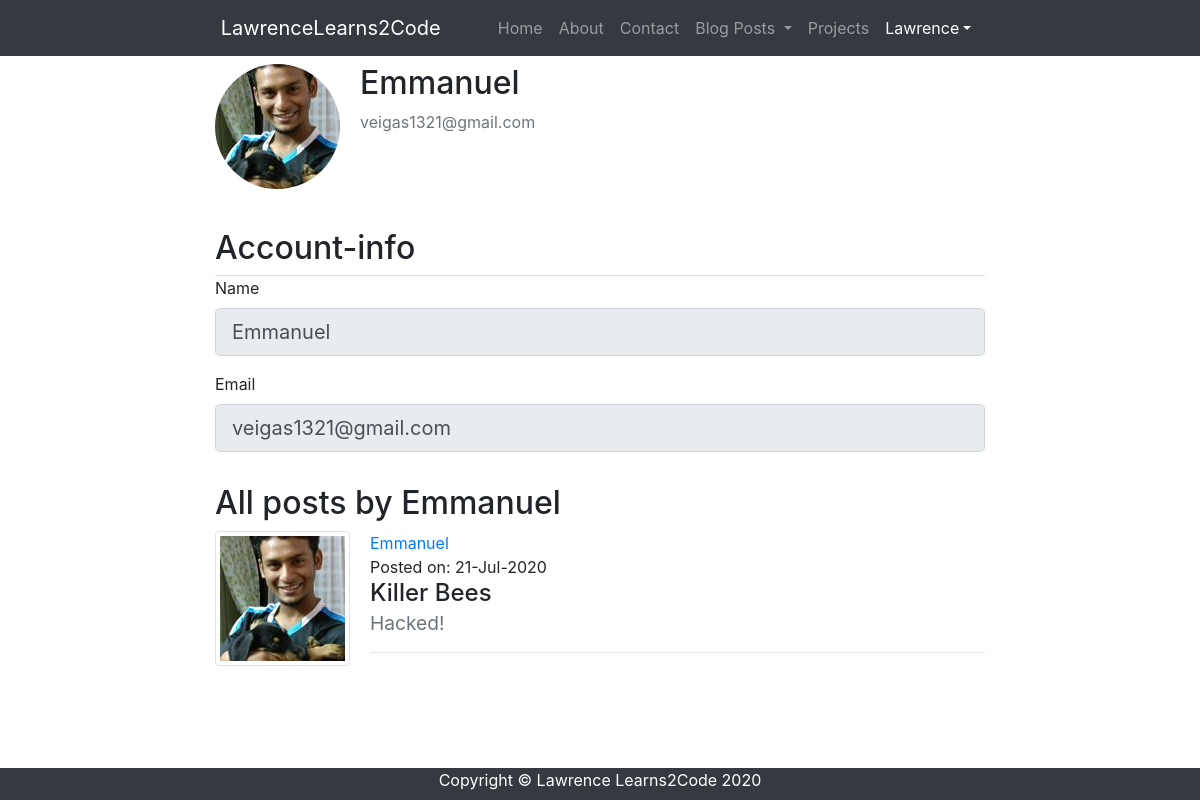
Page /account/2/ (signed in) on the committed database.
### lawrencelearns2code/models.py (models this page shows, shortened)
class User(db.Model, UserMixin):
    id = db.Column(db.Integer, primary_key=True)
    username = db.Column(db.String(20), unique=True, nullable=False)
    email = db.Column(db.String(120), unique=True, nullable=False)
    image_file = db.Column(db.String(20), nullable=False, default='default.jpg')
    password = db.Column(db.String(60), nullable=False)
    posts = db.relationship('Post', backref='author', lazy=True)

class Post(db.Model):
    id = db.Column(db.Integer, primary_key=True)
    title = db.Column(db.String(100), nullable=False)
    date_posted = db.Column(db.DateTime, nullable=False, default=datetime.utcnow)
    subtitle = db.Column(db.String(150), nullable=False)
    content = db.Column(db.Text, nullable=False)
    user_id = db.Column(db.Integer, db.ForeignKey('user.id'), nullable=False)

### lawrencelearns2code/routes.py (the view)
@app.route('/account/<user_id>/', methods=['GET','POST'])
@login_required
def account(user_id):
    form = UpdateAccountForm()
    user = User.query.get_or_404(user_id)
    posts = Post.query.filter_by(user_id=user.id).order_by(desc('date_posted')).all()
    image_file = create_image_link(user.image_file)
    form.username.render_kw = {'readonly':'true'}
    form.email.render_kw = {'readonly':'true'}
    form.picture.render_kw = {'hidden':'true'}
    form.submit.render_kw = {'hidden':'true'}
    if request.method == 'GET':
        form.username.data = user.username
        form.email.data = user.email
    return render_template('account.html', image_file=image_file, form=form, user=user, posts=posts)

### lawrencelearns2code/forms.py (shortened to what this page needs)
class UpdateAccountForm(FlaskForm):
    username = StringField('Name', validators=[DataRequired(), Length(2,20)])
    email = StringField('Email', validators=[DataRequired(), Email()])
    picture = FileField('Update Profile Picture', validators=[FileAllowed(['jpg', 'png', 'jpeg'])])
    submit = SubmitField('Update')

### lawrencelearns2code/models.py (called while the page is built)
@login_manager.user_loader
def load_user(user_id):
    return User.query.get(int(user_id))

### lawrencelearns2code/routes.py (called while the page is built)
def create_image_link(fn, blog=0):
    if blog==1:
        return url_for('static',filename='images/blog-pictures/' + fn)
    elif blog==0:
        return url_for('static',filename='images/profile-pictures/' + fn)

### lawrencelearns2code/templates/account.html (shortened to what this page needs)
{% extends "layout.html" %}
{% block stylesheet %}
  <link rel="stylesheet" href="{{ url_for('static', filename='vendor/cropperjs/cropper.css') }}">
{% endblock stylesheet %}
{% block content %}
    <div class="content-section my-2">
      <div class="media">
        <label data-toggle='tooltip' id="editPic">
            <figure class="figure">
                <img class="rounded-circle account-img" src="{{ image_file }}" id="avatar">
            </figure>
        </label>
        <div class="media-body">
          <h2 class="account-heading">{{ user.username }}</h2>
          <p class="text-secondary">{{ user.email }}</p>
        </div>
      </div>
        <form method="POST" action="" enctype="multipart/form-data">
            <fieldset class="form-group">
                <div class="border-bottom">
                    <h2 class="d-inline-block">
                        Account-info
                    </h2>
                </div>
                <div class="form-group">
                    {{ form.username.label(class="form-control-label") }}
                    {% if form.username.errors %}
                        {{ form.username(class="form-control form-control-lg is-invalid") }}
                        <div class="invalid-feedback">
                            {% for error in form.username.errors %}
                                <span>{{ error }}</span>
                            {% endfor %}
                        </div>
                    {% else %}
                        {{ form.username(class="form-control form-control-lg") }}
                    {% endif %}
                </div>
                <div class="form-group">
                    {{ form.email.label(class="form-control-label") }}
                    {% if form.email.errors %}
                        {{ form.email(class="form-control form-control-lg is-invalid") }}
                        <div class="invalid-feedback">
                            {% for error in form.email.errors %}
                                <span>{{ error }}</span>
                            {% endfor %}
                        </div>
                    {% else %}
                        {{ form.email(class="form-control form-control-lg") }}
                    {% endif %}
                </div>
            </fieldset>
        </form>
        {% if 'update_account' not in request.endpoint %}
        <h2>All posts by {{ user.username }}</h2>
        {% endif %}
        {% for post in posts %}
            <div class="media">
                <a href="{{url_for('read_post', pid=post.id, uid=post.user_id)}}">
                    <img id="avatar" class="img-thumbnail account-img" src="{{ image_file }}">
                </a>
                <div class="media-body">
                    <div class="m-0">
                        <a href="{{url_for('account', user_id=post.user_id)}}" class="float-left">{{post.author.username}}</a>
                    </div>
                    <div class="m-0">
                        <p class="mb-0">Posted on: {{post.date_posted.strftime('%d-%b-%Y')}}</p>
                        <a href="{{url_for('read_post', pid=post.id, uid=post.user_id, title=post.title)}}" style="color: inherit;">
                            <h4>
                                {{post.title}}</br>
                                <small class="text-muted">
                                    {{post.subtitle}}
                                </small>
                            </h4>
                        </a>
                        <hr>
                    </div>
                </div>
            </div>
        {% endfor %}
    </div>
{% endblock content %}

### lawrencelearns2code/templates/layout.html (shortened to what this page needs)
<!DOCTYPE html>
<html lang="en">
<head>
  <link href="{{ url_for('static', filename='vendor/bootstrap/css/bootstrap.min.css') }}" rel="stylesheet">
  <link href="{{ url_for('static', filename='vendor/font-awesome-4.7.0/css/font-awesome.min.css') }}" rel="stylesheet">
  {% block stylesheet %}{% endblock stylesheet %}
  <link href="{{ url_for('static', filename='css/blog-post.css') }}" rel="stylesheet">
</head>
<body class="d-flex flex-column min-vh-100">
  <nav class="navbar navbar-expand-lg navbar-dark bg-dark fixed-top p">
    <div class="container-fluid">
      <a class="navbar-brand" href="{{ url_for('home') }}">
        LawrenceLearns2Code
      </a>
      <div class="collapse navbar-collapse" id="navbarResponsive">
        <ul class="navbar-nav ml-auto">
          <li class="nav-item">
            <a class="nav-link" href="{{ url_for('home') }}">Home
            </a>
          </li>
          <li class="nav-item">
            <a class="nav-link" href="{{ url_for('about') }}">About</a>
          </li>
          <li class="nav-item">
            <a class="nav-link" href="{{ url_for('home') }}">Contact</a>
          </li>
          <li class="nav-item dropdown">
            <a class="nav-link dropdown-toggle" href="#" role="button" data-toggle="dropdown" aria-haspopup="true" aria-expanded="false">
              Blog Posts
            </a>
          </li>
          <li class="nav-item">
            <a class="nav-link" href="#">Projects</a>
          </li>
          <li class="nav-item active dropdown">
            {% if current_user.is_authenticated %}
              <a class="nav-link dropdown-toggle" href="#" role="button" data-toggle="dropdown" aria-haspopup="true" aria-expanded="false">{{current_user.username}}</a>
            {% endif %}
          </li>
        </ul>
      </div>
    </div>
  </nav>
  <div class="container-fluid">
    <div class="row">
      <div class="col-lg-2">
      </div>
      <div class="col-lg-8">
        {% block content %}{% endblock content %}
      </div>
    </div>
  </div>
  <footer class="mt-auto bg-dark" style="height: 2rem;">
    <div class="container">
      <p class="m-0 text-center text-white">Copyright &copy; Lawrence Learns2Code 2020</p>
    </div>
  </footer>
</body>
</html>

### lawrencelearns2code/static/css/blog-post.css (style rules this page uses)
body { padding-top: 56px; }
.account-img { height: auto; width: auto; margin-right: 20px; margin-bottom: 16px; }

### rows in the picture
User: username "Lawrence"
User: username "Emmanuel", email "veigas1321@gmail.com"
Post: author.username "Emmanuel", date_posted "21-Jul-2020", title "Killer Bees", subtitle "Hacked!"
